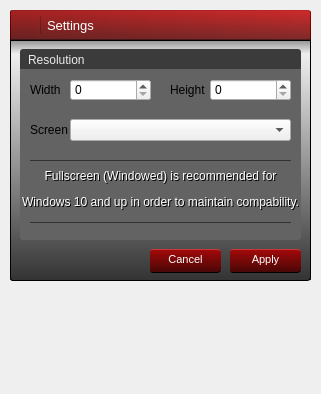
<?xml version="1.0" encoding="UTF-8"?>
<ui version="4.0">
 <class>Settings</class>
 <widget class="QDialog" name="Settings">
  <property name="windowModality">
   <enum>Qt::NonModal</enum>
  </property>
  <property name="geometry">
   <rect>
    <x>0</x>
    <y>0</y>
    <width>321</width>
    <height>394</height>
   </rect>
  </property>
  <property name="windowTitle">
   <string>Settings</string>
  </property>
  <property name="styleSheet">
   <string notr="true"/>
  </property>
  <property name="modal">
   <bool>false</bool>
  </property>
  <widget class="QFrame" name="frame">
   <property name="geometry">
    <rect>
     <x>10</x>
     <y>10</y>
     <width>301</width>
     <height>271</height>
    </rect>
   </property>
   <property name="styleSheet">
    <string notr="true">#frame {
	border-radius: 3px;

	background: url(:/data/bg.png);

	border: 1px solid rgba(0, 0, 0, 255);
}</string>
   </property>
   <property name="frameShape">
    <enum>QFrame::StyledPanel</enum>
   </property>
   <property name="frameShadow">
    <enum>QFrame::Raised</enum>
   </property>
   <widget class="QFrame" name="frame_2">
    <property name="geometry">
     <rect>
      <x>0</x>
      <y>0</y>
      <width>301</width>
      <height>241</height>
     </rect>
    </property>
    <property name="styleSheet">
     <string notr="true">#frame_2 {
	border: 0;
	border-top-left-radius: 3px;
	border-top-right-radius: 3px;
}</string>
    </property>
    <property name="frameShape">
     <enum>QFrame::StyledPanel</enum>
    </property>
    <property name="frameShadow">
     <enum>QFrame::Raised</enum>
    </property>
    <widget class="QFrame" name="frame_6">
     <property name="geometry">
      <rect>
       <x>0</x>
       <y>0</y>
       <width>301</width>
       <height>31</height>
      </rect>
     </property>
     <property name="styleSheet">
      <string notr="true">#frame_6 {
	background-color: qlineargradient(spread:pad, x1:0.006, y1:1, x2:0, y2:0, stop:0.0113636 rgba(100, 0, 0, 210), stop:1 rgba(200, 0, 0, 210));

	border-top: 1px solid rgba(255, 67, 70, 150);
	border-bottom: 1px solid rgb(0, 0, 0);

	border-top-left-radius: 3px;
	border-top-right-radius: 3px;
}</string>
     </property>
     <property name="frameShape">
      <enum>QFrame::StyledPanel</enum>
     </property>
     <property name="frameShadow">
      <enum>QFrame::Raised</enum>
     </property>
     <widget class="QFrame" name="frame_9">
      <property name="geometry">
       <rect>
        <x>0</x>
        <y>0</y>
        <width>301</width>
        <height>31</height>
       </rect>
      </property>
      <property name="styleSheet">
       <string notr="true">#frame_9 {
	background: qlineargradient(spread:pad, x1:0, y1:0, x2:1, y2:0, stop:0 rgba(0, 0, 0, 50), stop:1 rgba(0, 0, 0, 0));

	border: 0;
}</string>
      </property>
      <property name="frameShape">
       <enum>QFrame::StyledPanel</enum>
      </property>
      <property name="frameShadow">
       <enum>QFrame::Raised</enum>
      </property>
      <widget class="QLabel" name="label_5">
       <property name="geometry">
        <rect>
         <x>30</x>
         <y>0</y>
         <width>221</width>
         <height>31</height>
        </rect>
       </property>
       <property name="font">
        <font>
         <family>Lao UI</family>
         <pointsize>10</pointsize>
         <weight>50</weight>
         <bold>false</bold>
        </font>
       </property>
       <property name="styleSheet">
        <string notr="true">color: #fff;
padding-left: 4px;
padding-top: -2px;</string>
       </property>
       <property name="text">
        <string>&lt;html&gt;&lt;head/&gt;&lt;body&gt;&lt;p&gt;Settings&lt;/p&gt;&lt;/body&gt;&lt;/html&gt;</string>
       </property>
      </widget>
      <widget class="QFrame" name="frame_10">
       <property name="geometry">
        <rect>
         <x>6</x>
         <y>6</y>
         <width>16</width>
         <height>18</height>
        </rect>
       </property>
       <property name="styleSheet">
        <string notr="true">background: url(:/data/settings.png);
border: 0;</string>
       </property>
       <property name="frameShape">
        <enum>QFrame::StyledPanel</enum>
       </property>
       <property name="frameShadow">
        <enum>QFrame::Raised</enum>
       </property>
      </widget>
      <widget class="Line" name="line">
       <property name="geometry">
        <rect>
         <x>30</x>
         <y>6</y>
         <width>1</width>
         <height>18</height>
        </rect>
       </property>
       <property name="styleSheet">
        <string notr="true">background: rgba(0, 0, 0, 50);
border: 0;</string>
       </property>
       <property name="orientation">
        <enum>Qt::Vertical</enum>
       </property>
      </widget>
      <widget class="QFrame" name="frame_17">
       <property name="geometry">
        <rect>
         <x>0</x>
         <y>0</y>
         <width>301</width>
         <height>31</height>
        </rect>
       </property>
       <property name="styleSheet">
        <string notr="true">border: 0;</string>
       </property>
       <property name="frameShape">
        <enum>QFrame::StyledPanel</enum>
       </property>
       <property name="frameShadow">
        <enum>QFrame::Raised</enum>
       </property>
       <widget class="QPushButton" name="pushButton_2">
        <property name="geometry">
         <rect>
          <x>279</x>
          <y>7</y>
          <width>18</width>
          <height>18</height>
         </rect>
        </property>
        <property name="toolTip">
         <string>Close</string>
        </property>
        <property name="styleSheet">
         <string notr="true">#pushButton_2 {
	background: url(:/data/close.png);
	
	border: 0;
}

#pushButton_2:hover {
	background: url(:/data/close_hover.png);
}</string>
        </property>
        <property name="text">
         <string/>
        </property>
       </widget>
      </widget>
     </widget>
    </widget>
    <zorder>frame_6</zorder>
    <zorder>frame_5</zorder>
   </widget>
   <widget class="QFrame" name="frame_5">
    <property name="geometry">
     <rect>
      <x>0</x>
      <y>29</y>
      <width>301</width>
      <height>241</height>
     </rect>
    </property>
    <property name="styleSheet">
     <string notr="true">#frame_5 {
	background: qlineargradient(spread:pad, x1:0, y1:1, x2:0, y2:0.006, stop:0 rgba(0, 0, 0, 200), stop:0.943182 rgba(0, 0, 0, 0), stop:1 rgba(0, 0, 0, 97));

	border: 0;
}</string>
    </property>
    <property name="frameShape">
     <enum>QFrame::StyledPanel</enum>
    </property>
    <property name="frameShadow">
     <enum>QFrame::Raised</enum>
    </property>
    <widget class="QLabel" name="label">
     <property name="geometry">
      <rect>
       <x>10</x>
       <y>10</y>
       <width>281</width>
       <height>21</height>
      </rect>
     </property>
     <property name="styleSheet">
      <string notr="true">#label {
	background: rgb(59, 59, 59);

	padding-left: 5px;

	border-top-left-radius: 3px;
	border-top-right-radius: 3px;

	color: rgb(235, 235, 235);
}</string>
     </property>
     <property name="text">
      <string>Resolution</string>
     </property>
    </widget>
    <widget class="QPushButton" name="btnPlay_2">
     <property name="geometry">
      <rect>
       <x>140</x>
       <y>210</y>
       <width>71</width>
       <height>24</height>
      </rect>
     </property>
     <property name="palette">
      <palette>
       <active>
        <colorrole role="WindowText">
         <brush brushstyle="SolidPattern">
          <color alpha="255">
           <red>255</red>
           <green>255</green>
           <blue>255</blue>
          </color>
         </brush>
        </colorrole>
        <colorrole role="Button">
         <brush brushstyle="LinearGradientPattern">
          <gradient startx="0.006000000000000" starty="1.000000000000000" endx="0.000000000000000" endy="0.000000000000000" type="LinearGradient" spread="PadSpread" coordinatemode="ObjectBoundingMode">
           <gradientstop position="0.011363600000000">
            <color alpha="225">
             <red>75</red>
             <green>0</green>
             <blue>0</blue>
            </color>
           </gradientstop>
           <gradientstop position="1.000000000000000">
            <color alpha="225">
             <red>175</red>
             <green>0</green>
             <blue>0</blue>
            </color>
           </gradientstop>
          </gradient>
         </brush>
        </colorrole>
        <colorrole role="Text">
         <brush brushstyle="SolidPattern">
          <color alpha="255">
           <red>255</red>
           <green>255</green>
           <blue>255</blue>
          </color>
         </brush>
        </colorrole>
        <colorrole role="ButtonText">
         <brush brushstyle="SolidPattern">
          <color alpha="255">
           <red>255</red>
           <green>255</green>
           <blue>255</blue>
          </color>
         </brush>
        </colorrole>
        <colorrole role="Base">
         <brush brushstyle="LinearGradientPattern">
          <gradient startx="0.006000000000000" starty="1.000000000000000" endx="0.000000000000000" endy="0.000000000000000" type="LinearGradient" spread="PadSpread" coordinatemode="ObjectBoundingMode">
           <gradientstop position="0.011363600000000">
            <color alpha="225">
             <red>75</red>
             <green>0</green>
             <blue>0</blue>
            </color>
           </gradientstop>
           <gradientstop position="1.000000000000000">
            <color alpha="225">
             <red>175</red>
             <green>0</green>
             <blue>0</blue>
            </color>
           </gradientstop>
          </gradient>
         </brush>
        </colorrole>
        <colorrole role="Window">
         <brush brushstyle="LinearGradientPattern">
          <gradient startx="0.006000000000000" starty="1.000000000000000" endx="0.000000000000000" endy="0.000000000000000" type="LinearGradient" spread="PadSpread" coordinatemode="ObjectBoundingMode">
           <gradientstop position="0.011363600000000">
            <color alpha="225">
             <red>75</red>
             <green>0</green>
             <blue>0</blue>
            </color>
           </gradientstop>
           <gradientstop position="1.000000000000000">
            <color alpha="225">
             <red>175</red>
             <green>0</green>
             <blue>0</blue>
            </color>
           </gradientstop>
          </gradient>
         </brush>
        </colorrole>
       </active>
       <inactive>
        <colorrole role="WindowText">
         <brush brushstyle="SolidPattern">
          <color alpha="255">
           <red>255</red>
           <green>255</green>
           <blue>255</blue>
          </color>
         </brush>
        </colorrole>
        <colorrole role="Button">
         <brush brushstyle="LinearGradientPattern">
          <gradient startx="0.006000000000000" starty="1.000000000000000" endx="0.000000000000000" endy="0.000000000000000" type="LinearGradient" spread="PadSpread" coordinatemode="ObjectBoundingMode">
           <gradientstop position="0.011363600000000">
            <color alpha="225">
             <red>75</red>
             <green>0</green>
             <blue>0</blue>
            </color>
           </gradientstop>
           <gradientstop position="1.000000000000000">
            <color alpha="225">
             <red>175</red>
             <green>0</green>
             <blue>0</blue>
            </color>
           </gradientstop>
          </gradient>
         </brush>
        </colorrole>
        <colorrole role="Text">
         <brush brushstyle="SolidPattern">
          <color alpha="255">
           <red>255</red>
           <green>255</green>
           <blue>255</blue>
          </color>
         </brush>
        </colorrole>
        <colorrole role="ButtonText">
         <brush brushstyle="SolidPattern">
          <color alpha="255">
           <red>255</red>
           <green>255</green>
           <blue>255</blue>
          </color>
         </brush>
        </colorrole>
        <colorrole role="Base">
         <brush brushstyle="LinearGradientPattern">
          <gradient startx="0.006000000000000" starty="1.000000000000000" endx="0.000000000000000" endy="0.000000000000000" type="LinearGradient" spread="PadSpread" coordinatemode="ObjectBoundingMode">
           <gradientstop position="0.011363600000000">
            <color alpha="225">
             <red>75</red>
             <green>0</green>
             <blue>0</blue>
            </color>
           </gradientstop>
           <gradientstop position="1.000000000000000">
            <color alpha="225">
             <red>175</red>
             <green>0</green>
             <blue>0</blue>
            </color>
           </gradientstop>
          </gradient>
         </brush>
        </colorrole>
        <colorrole role="Window">
         <brush brushstyle="LinearGradientPattern">
          <gradient startx="0.006000000000000" starty="1.000000000000000" endx="0.000000000000000" endy="0.000000000000000" type="LinearGradient" spread="PadSpread" coordinatemode="ObjectBoundingMode">
           <gradientstop position="0.011363600000000">
            <color alpha="225">
             <red>75</red>
             <green>0</green>
             <blue>0</blue>
            </color>
           </gradientstop>
           <gradientstop position="1.000000000000000">
            <color alpha="225">
             <red>175</red>
             <green>0</green>
             <blue>0</blue>
            </color>
           </gradientstop>
          </gradient>
         </brush>
        </colorrole>
       </inactive>
       <disabled>
        <colorrole role="WindowText">
         <brush brushstyle="SolidPattern">
          <color alpha="255">
           <red>255</red>
           <green>255</green>
           <blue>255</blue>
          </color>
         </brush>
        </colorrole>
        <colorrole role="Button">
         <brush brushstyle="LinearGradientPattern">
          <gradient startx="0.006000000000000" starty="1.000000000000000" endx="0.000000000000000" endy="0.000000000000000" type="LinearGradient" spread="PadSpread" coordinatemode="ObjectBoundingMode">
           <gradientstop position="0.011363600000000">
            <color alpha="225">
             <red>75</red>
             <green>0</green>
             <blue>0</blue>
            </color>
           </gradientstop>
           <gradientstop position="1.000000000000000">
            <color alpha="225">
             <red>175</red>
             <green>0</green>
             <blue>0</blue>
            </color>
           </gradientstop>
          </gradient>
         </brush>
        </colorrole>
        <colorrole role="Text">
         <brush brushstyle="SolidPattern">
          <color alpha="255">
           <red>255</red>
           <green>255</green>
           <blue>255</blue>
          </color>
         </brush>
        </colorrole>
        <colorrole role="ButtonText">
         <brush brushstyle="SolidPattern">
          <color alpha="255">
           <red>255</red>
           <green>255</green>
           <blue>255</blue>
          </color>
         </brush>
        </colorrole>
        <colorrole role="Base">
         <brush brushstyle="LinearGradientPattern">
          <gradient startx="0.006000000000000" starty="1.000000000000000" endx="0.000000000000000" endy="0.000000000000000" type="LinearGradient" spread="PadSpread" coordinatemode="ObjectBoundingMode">
           <gradientstop position="0.011363600000000">
            <color alpha="225">
             <red>75</red>
             <green>0</green>
             <blue>0</blue>
            </color>
           </gradientstop>
           <gradientstop position="1.000000000000000">
            <color alpha="225">
             <red>175</red>
             <green>0</green>
             <blue>0</blue>
            </color>
           </gradientstop>
          </gradient>
         </brush>
        </colorrole>
        <colorrole role="Window">
         <brush brushstyle="LinearGradientPattern">
          <gradient startx="0.006000000000000" starty="1.000000000000000" endx="0.000000000000000" endy="0.000000000000000" type="LinearGradient" spread="PadSpread" coordinatemode="ObjectBoundingMode">
           <gradientstop position="0.011363600000000">
            <color alpha="225">
             <red>75</red>
             <green>0</green>
             <blue>0</blue>
            </color>
           </gradientstop>
           <gradientstop position="1.000000000000000">
            <color alpha="225">
             <red>175</red>
             <green>0</green>
             <blue>0</blue>
            </color>
           </gradientstop>
          </gradient>
         </brush>
        </colorrole>
       </disabled>
      </palette>
     </property>
     <property name="font">
      <font>
       <family>MS Shell Dlg 2</family>
       <pointsize>8</pointsize>
      </font>
     </property>
     <property name="toolTip">
      <string/>
     </property>
     <property name="styleSheet">
      <string notr="true">#btnPlay_2 {
	background-color: qlineargradient(spread:pad, x1:0.006, y1:1, x2:0, y2:0, stop:0.0113636 rgba(75, 0, 0, 225), stop:1 rgba(175, 0, 0, 225));

	border-top: 1px solid rgba(255, 67, 70, 150);
	border-bottom: 1px solid rgb(0, 0, 0);

	border-radius: 3px;

	padding-top: -4px;

	color: #fff;
}

#btnPlay_2:hover {
	background-color: qlineargradient(spread:pad, x1:0.006, y1:1, x2:0, y2:0, stop:0.0113636 rgba(100, 0, 0, 255), stop:1 rgba(200, 0, 0, 225));
}

#btnPlay:pressed {
	/*background-color: qlineargradient(spread:pad, x1:0, y1:1, x2:0, y2:0, stop:0 rgba(218, 77, 0, 255), stop:1 rgba(255, 138, 0, 255));

	border: 1px solid rgba(170, 0, 0, 150);*/

	background-color: qlineargradient(spread:pad, x1:0, y1:1, x2:0, y2:0, stop:0 rgba(81, 0, 0, 255), stop:1 rgba(153, 0, 0, 255));
}

#btnPlay:disabled {
	background-color: qlineargradient(spread:pad, x1:0.006, y1:1, x2:0, y2:0, stop:0.0113636 rgba(43, 43, 43, 255), stop:0.994318 rgba(79, 79, 79, 255));

	border-top: 1px solid rgb(0, 0, 0);

	color: rgb(175, 175, 175);
}</string>
     </property>
     <property name="text">
      <string>Cancel</string>
     </property>
     <property name="flat">
      <bool>true</bool>
     </property>
    </widget>
    <widget class="QPushButton" name="btnPlay">
     <property name="geometry">
      <rect>
       <x>220</x>
       <y>210</y>
       <width>71</width>
       <height>24</height>
      </rect>
     </property>
     <property name="palette">
      <palette>
       <active>
        <colorrole role="WindowText">
         <brush brushstyle="SolidPattern">
          <color alpha="255">
           <red>255</red>
           <green>255</green>
           <blue>255</blue>
          </color>
         </brush>
        </colorrole>
        <colorrole role="Button">
         <brush brushstyle="LinearGradientPattern">
          <gradient startx="0.006000000000000" starty="1.000000000000000" endx="0.000000000000000" endy="0.000000000000000" type="LinearGradient" spread="PadSpread" coordinatemode="ObjectBoundingMode">
           <gradientstop position="0.011363600000000">
            <color alpha="225">
             <red>75</red>
             <green>0</green>
             <blue>0</blue>
            </color>
           </gradientstop>
           <gradientstop position="1.000000000000000">
            <color alpha="225">
             <red>175</red>
             <green>0</green>
             <blue>0</blue>
            </color>
           </gradientstop>
          </gradient>
         </brush>
        </colorrole>
        <colorrole role="Text">
         <brush brushstyle="SolidPattern">
          <color alpha="255">
           <red>255</red>
           <green>255</green>
           <blue>255</blue>
          </color>
         </brush>
        </colorrole>
        <colorrole role="ButtonText">
         <brush brushstyle="SolidPattern">
          <color alpha="255">
           <red>255</red>
           <green>255</green>
           <blue>255</blue>
          </color>
         </brush>
        </colorrole>
        <colorrole role="Base">
         <brush brushstyle="LinearGradientPattern">
          <gradient startx="0.006000000000000" starty="1.000000000000000" endx="0.000000000000000" endy="0.000000000000000" type="LinearGradient" spread="PadSpread" coordinatemode="ObjectBoundingMode">
           <gradientstop position="0.011363600000000">
            <color alpha="225">
             <red>75</red>
             <green>0</green>
             <blue>0</blue>
            </color>
           </gradientstop>
           <gradientstop position="1.000000000000000">
            <color alpha="225">
             <red>175</red>
             <green>0</green>
             <blue>0</blue>
            </color>
           </gradientstop>
          </gradient>
         </brush>
        </colorrole>
        <colorrole role="Window">
         <brush brushstyle="LinearGradientPattern">
          <gradient startx="0.006000000000000" starty="1.000000000000000" endx="0.000000000000000" endy="0.000000000000000" type="LinearGradient" spread="PadSpread" coordinatemode="ObjectBoundingMode">
           <gradientstop position="0.011363600000000">
            <color alpha="225">
             <red>75</red>
             <green>0</green>
             <blue>0</blue>
            </color>
           </gradientstop>
           <gradientstop position="1.000000000000000">
            <color alpha="225">
             <red>175</red>
             <green>0</green>
             <blue>0</blue>
            </color>
           </gradientstop>
          </gradient>
         </brush>
        </colorrole>
       </active>
       <inactive>
        <colorrole role="WindowText">
         <brush brushstyle="SolidPattern">
          <color alpha="255">
           <red>255</red>
           <green>255</green>
           <blue>255</blue>
          </color>
         </brush>
        </colorrole>
        <colorrole role="Button">
         <brush brushstyle="LinearGradientPattern">
          <gradient startx="0.006000000000000" starty="1.000000000000000" endx="0.000000000000000" endy="0.000000000000000" type="LinearGradient" spread="PadSpread" coordinatemode="ObjectBoundingMode">
           <gradientstop position="0.011363600000000">
            <color alpha="225">
             <red>75</red>
             <green>0</green>
             <blue>0</blue>
            </color>
           </gradientstop>
           <gradientstop position="1.000000000000000">
            <color alpha="225">
             <red>175</red>
             <green>0</green>
             <blue>0</blue>
            </color>
           </gradientstop>
          </gradient>
         </brush>
        </colorrole>
        <colorrole role="Text">
         <brush brushstyle="SolidPattern">
          <color alpha="255">
           <red>255</red>
           <green>255</green>
           <blue>255</blue>
          </color>
         </brush>
        </colorrole>
        <colorrole role="ButtonText">
         <brush brushstyle="SolidPattern">
          <color alpha="255">
           <red>255</red>
           <green>255</green>
           <blue>255</blue>
          </color>
         </brush>
        </colorrole>
        <colorrole role="Base">
         <brush brushstyle="LinearGradientPattern">
          <gradient startx="0.006000000000000" starty="1.000000000000000" endx="0.000000000000000" endy="0.000000000000000" type="LinearGradient" spread="PadSpread" coordinatemode="ObjectBoundingMode">
           <gradientstop position="0.011363600000000">
            <color alpha="225">
             <red>75</red>
             <green>0</green>
             <blue>0</blue>
            </color>
           </gradientstop>
           <gradientstop position="1.000000000000000">
            <color alpha="225">
             <red>175</red>
             <green>0</green>
             <blue>0</blue>
            </color>
           </gradientstop>
          </gradient>
         </brush>
        </colorrole>
        <colorrole role="Window">
         <brush brushstyle="LinearGradientPattern">
          <gradient startx="0.006000000000000" starty="1.000000000000000" endx="0.000000000000000" endy="0.000000000000000" type="LinearGradient" spread="PadSpread" coordinatemode="ObjectBoundingMode">
           <gradientstop position="0.011363600000000">
            <color alpha="225">
             <red>75</red>
             <green>0</green>
             <blue>0</blue>
            </color>
           </gradientstop>
           <gradientstop position="1.000000000000000">
            <color alpha="225">
             <red>175</red>
             <green>0</green>
             <blue>0</blue>
            </color>
           </gradientstop>
          </gradient>
         </brush>
        </colorrole>
       </inactive>
       <disabled>
        <colorrole role="WindowText">
         <brush brushstyle="SolidPattern">
          <color alpha="255">
           <red>175</red>
           <green>175</green>
           <blue>175</blue>
          </color>
         </brush>
        </colorrole>
        <colorrole role="Button">
         <brush brushstyle="LinearGradientPattern">
          <gradient startx="0.006000000000000" starty="1.000000000000000" endx="0.000000000000000" endy="0.000000000000000" type="LinearGradient" spread="PadSpread" coordinatemode="ObjectBoundingMode">
           <gradientstop position="0.011363600000000">
            <color alpha="255">
             <red>43</red>
             <green>43</green>
             <blue>43</blue>
            </color>
           </gradientstop>
           <gradientstop position="0.994318000000000">
            <color alpha="255">
             <red>79</red>
             <green>79</green>
             <blue>79</blue>
            </color>
           </gradientstop>
          </gradient>
         </brush>
        </colorrole>
        <colorrole role="Text">
         <brush brushstyle="SolidPattern">
          <color alpha="255">
           <red>175</red>
           <green>175</green>
           <blue>175</blue>
          </color>
         </brush>
        </colorrole>
        <colorrole role="ButtonText">
         <brush brushstyle="SolidPattern">
          <color alpha="255">
           <red>175</red>
           <green>175</green>
           <blue>175</blue>
          </color>
         </brush>
        </colorrole>
        <colorrole role="Base">
         <brush brushstyle="LinearGradientPattern">
          <gradient startx="0.006000000000000" starty="1.000000000000000" endx="0.000000000000000" endy="0.000000000000000" type="LinearGradient" spread="PadSpread" coordinatemode="ObjectBoundingMode">
           <gradientstop position="0.011363600000000">
            <color alpha="255">
             <red>43</red>
             <green>43</green>
             <blue>43</blue>
            </color>
           </gradientstop>
           <gradientstop position="0.994318000000000">
            <color alpha="255">
             <red>79</red>
             <green>79</green>
             <blue>79</blue>
            </color>
           </gradientstop>
          </gradient>
         </brush>
        </colorrole>
        <colorrole role="Window">
         <brush brushstyle="LinearGradientPattern">
          <gradient startx="0.006000000000000" starty="1.000000000000000" endx="0.000000000000000" endy="0.000000000000000" type="LinearGradient" spread="PadSpread" coordinatemode="ObjectBoundingMode">
           <gradientstop position="0.011363600000000">
            <color alpha="255">
             <red>43</red>
             <green>43</green>
             <blue>43</blue>
            </color>
           </gradientstop>
           <gradientstop position="0.994318000000000">
            <color alpha="255">
             <red>79</red>
             <green>79</green>
             <blue>79</blue>
            </color>
           </gradientstop>
          </gradient>
         </brush>
        </colorrole>
       </disabled>
      </palette>
     </property>
     <property name="font">
      <font>
       <family>MS Shell Dlg 2</family>
       <pointsize>8</pointsize>
      </font>
     </property>
     <property name="toolTip">
      <string/>
     </property>
     <property name="styleSheet">
      <string notr="true">#btnPlay {
	background-color: qlineargradient(spread:pad, x1:0.006, y1:1, x2:0, y2:0, stop:0.0113636 rgba(75, 0, 0, 225), stop:1 rgba(175, 0, 0, 225));

	border-top: 1px solid rgba(255, 67, 70, 150);
	border-bottom: 1px solid rgb(0, 0, 0);

	border-radius: 3px;

	padding-top: -4px;

	color: #fff;
}

#btnPlay:hover {
	background-color: qlineargradient(spread:pad, x1:0.006, y1:1, x2:0, y2:0, stop:0.0113636 rgba(100, 0, 0, 255), stop:1 rgba(200, 0, 0, 225));
}

#btnPlay:pressed {
	/*background-color: qlineargradient(spread:pad, x1:0, y1:1, x2:0, y2:0, stop:0 rgba(218, 77, 0, 255), stop:1 rgba(255, 138, 0, 255));

	border: 1px solid rgba(170, 0, 0, 150);*/

	background-color: qlineargradient(spread:pad, x1:0, y1:1, x2:0, y2:0, stop:0 rgba(81, 0, 0, 255), stop:1 rgba(153, 0, 0, 255));
}

#btnPlay:disabled {
	background-color: qlineargradient(spread:pad, x1:0.006, y1:1, x2:0, y2:0, stop:0.0113636 rgba(43, 43, 43, 255), stop:0.994318 rgba(79, 79, 79, 255));

	border-top: 1px solid rgb(0, 0, 0);

	color: rgb(175, 175, 175);
}</string>
     </property>
     <property name="text">
      <string>Apply</string>
     </property>
     <property name="flat">
      <bool>true</bool>
     </property>
    </widget>
    <widget class="QFrame" name="frame_3">
     <property name="geometry">
      <rect>
       <x>10</x>
       <y>30</y>
       <width>281</width>
       <height>171</height>
      </rect>
     </property>
     <property name="styleSheet">
      <string notr="true">#frame_3 {
	background: rgb(99, 99, 99);

	border-bottom-left-radius: 3px;
	border-bottom-right-radius: 3px;
}</string>
     </property>
     <property name="frameShape">
      <enum>QFrame::StyledPanel</enum>
     </property>
     <property name="frameShadow">
      <enum>QFrame::Raised</enum>
     </property>
     <widget class="QSpinBox" name="spinBox">
      <property name="geometry">
       <rect>
        <x>50</x>
        <y>10</y>
        <width>81</width>
        <height>22</height>
       </rect>
      </property>
      <property name="maximum">
       <number>9999</number>
      </property>
     </widget>
     <widget class="QLabel" name="label_2">
      <property name="geometry">
       <rect>
        <x>10</x>
        <y>13</y>
        <width>41</width>
        <height>16</height>
       </rect>
      </property>
      <property name="text">
       <string>Width</string>
      </property>
     </widget>
     <widget class="QLabel" name="label_4">
      <property name="geometry">
       <rect>
        <x>150</x>
        <y>13</y>
        <width>41</width>
        <height>16</height>
       </rect>
      </property>
      <property name="text">
       <string>Height</string>
      </property>
     </widget>
     <widget class="QSpinBox" name="spinBox_2">
      <property name="geometry">
       <rect>
        <x>190</x>
        <y>10</y>
        <width>81</width>
        <height>22</height>
       </rect>
      </property>
      <property name="maximum">
       <number>9999</number>
      </property>
     </widget>
     <widget class="QComboBox" name="comboBox">
      <property name="geometry">
       <rect>
        <x>50</x>
        <y>50</y>
        <width>221</width>
        <height>22</height>
       </rect>
      </property>
      <property name="editable">
       <bool>false</bool>
      </property>
      <property name="currentText">
       <string/>
      </property>
      <property name="insertPolicy">
       <enum>QComboBox::InsertAtTop</enum>
      </property>
     </widget>
     <widget class="QLabel" name="label_6">
      <property name="geometry">
       <rect>
        <x>10</x>
        <y>53</y>
        <width>41</width>
        <height>16</height>
       </rect>
      </property>
      <property name="text">
       <string>Screen</string>
      </property>
     </widget>
     <widget class="QLabel" name="label_7">
      <property name="geometry">
       <rect>
        <x>1</x>
        <y>101</y>
        <width>281</width>
        <height>41</height>
       </rect>
      </property>
      <property name="text">
       <string>&lt;html&gt;&lt;head/&gt;&lt;body&gt;&lt;p align=&quot;center&quot;&gt;&lt;span style=&quot; color:#000000;&quot;&gt;Fullscreen (Windowed) is recommended for&lt;/span&gt;&lt;/p&gt;&lt;p align=&quot;center&quot;&gt;&lt;span style=&quot; color:#000000;&quot;&gt;Windows 10 and up in order to maintain compability.&lt;/span&gt;&lt;/p&gt;&lt;/body&gt;&lt;/html&gt;</string>
      </property>
     </widget>
     <widget class="Line" name="line_2">
      <property name="geometry">
       <rect>
        <x>10</x>
        <y>81</y>
        <width>261</width>
        <height>20</height>
       </rect>
      </property>
      <property name="styleSheet">
       <string notr="true">color: rgb(50, 50, 50)</string>
      </property>
      <property name="frameShadow">
       <enum>QFrame::Plain</enum>
      </property>
      <property name="orientation">
       <enum>Qt::Horizontal</enum>
      </property>
     </widget>
     <widget class="Line" name="line_3">
      <property name="geometry">
       <rect>
        <x>10</x>
        <y>143</y>
        <width>261</width>
        <height>20</height>
       </rect>
      </property>
      <property name="styleSheet">
       <string notr="true">color: rgb(50, 50, 50)</string>
      </property>
      <property name="frameShadow">
       <enum>QFrame::Plain</enum>
      </property>
      <property name="orientation">
       <enum>Qt::Horizontal</enum>
      </property>
     </widget>
     <widget class="QLabel" name="label_8">
      <property name="geometry">
       <rect>
        <x>0</x>
        <y>100</y>
        <width>281</width>
        <height>41</height>
       </rect>
      </property>
      <property name="text">
       <string>&lt;html&gt;&lt;head/&gt;&lt;body&gt;&lt;p align=&quot;center&quot;&gt;&lt;span style=&quot; color:#ffffff;&quot;&gt;Fullscreen (Windowed) is recommended for&lt;/span&gt;&lt;/p&gt;&lt;p align=&quot;center&quot;&gt;&lt;span style=&quot; color:#ffffff;&quot;&gt;Windows 10 and up in order to maintain compability.&lt;/span&gt;&lt;/p&gt;&lt;/body&gt;&lt;/html&gt;</string>
      </property>
     </widget>
    </widget>
   </widget>
  </widget>
  <widget class="QFrame" name="frame_4">
   <property name="geometry">
    <rect>
     <x>60</x>
     <y>450</y>
     <width>120</width>
     <height>80</height>
    </rect>
   </property>
   <property name="frameShape">
    <enum>QFrame::StyledPanel</enum>
   </property>
   <property name="frameShadow">
    <enum>QFrame::Raised</enum>
   </property>
  </widget>
 </widget>
 <resources/>
 <connections/>
</ui>
